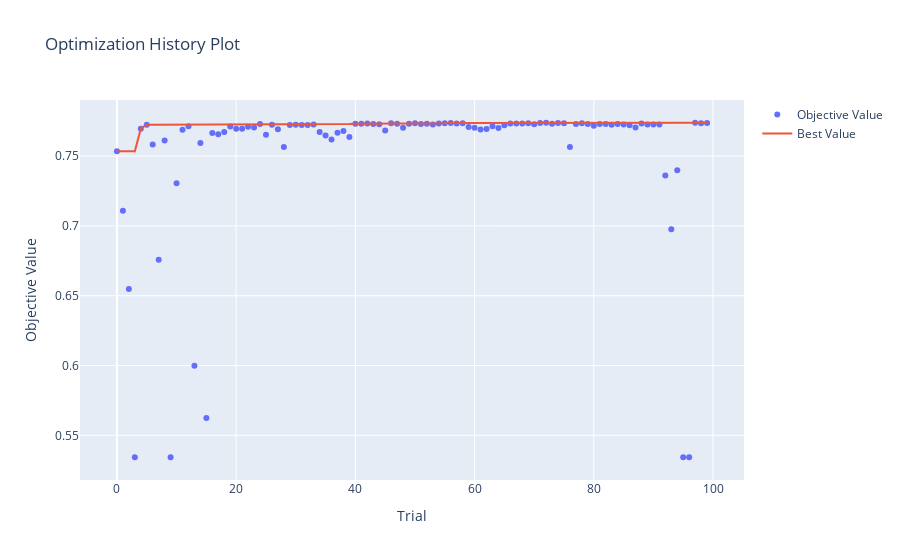

The code cell stored with this chart in its notebook:
### Code cell
optuna.visualization.plot_optimization_history(xgb_op.study)
